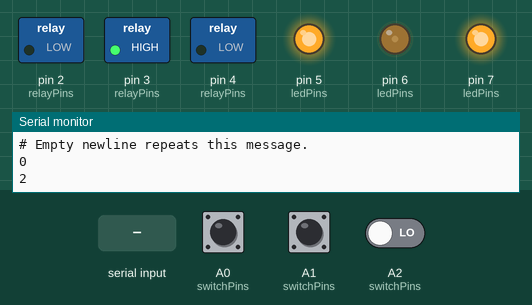
Recording of a sketch running on a simulated Arduino Uno, built with avr-gcc and run on an emulated ATmega328P. On the bench: switched loads named in the sketch (green lamp = pin HIGH), output pins drawn as LEDs (lit = HIGH), the last lines printed to the serial monitor. The test bench sets the inputs (shaded band); at power-on: A0 (switchPins) HIGH, A1 (switchPins) LOW, A2 (switchPins) LOW.

Above: at 1.4 s.
1.5 s: A0 (switchPins) pulled LOW for 0.15 s
At 1.7 s:
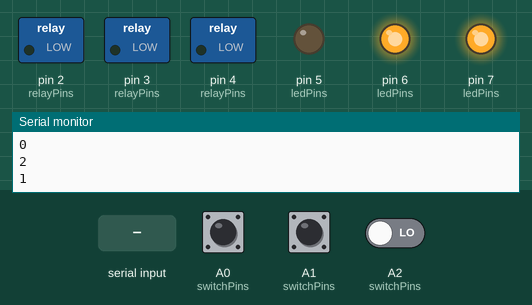
4.5 s: "90,45\n" received over Serial
At 5.1 s:
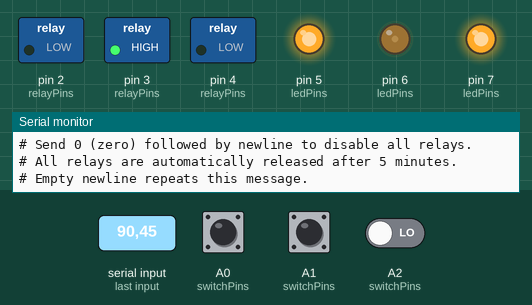
6.2 s: A1 (switchPins) pulled HIGH for 1 s
At 7.0 s:
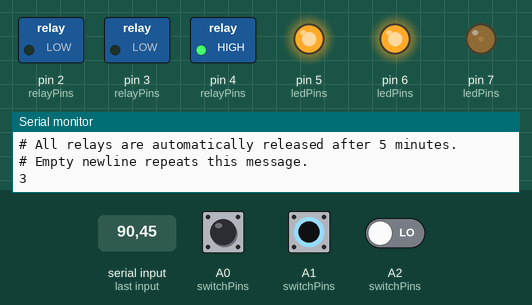
9.2 s: byte 13 ('\r') received over Serial
At 9.7 s:
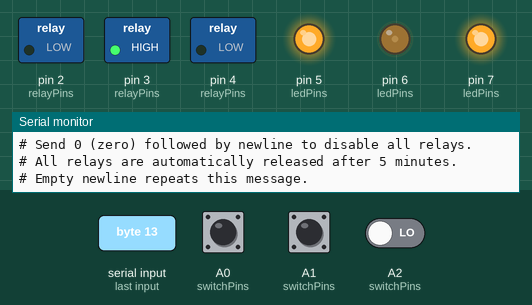
10.9 s: A1 (switchPins) pulled HIGH for 0.15 s
At 11.1 s:
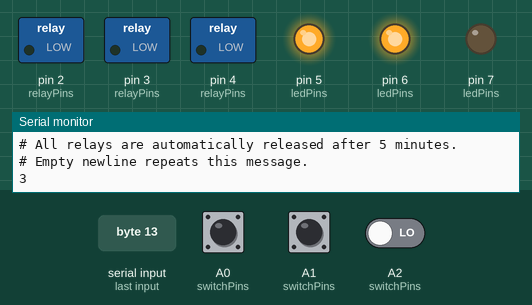
13.9 s: "0\n" received over Serial
At 14.05 s:
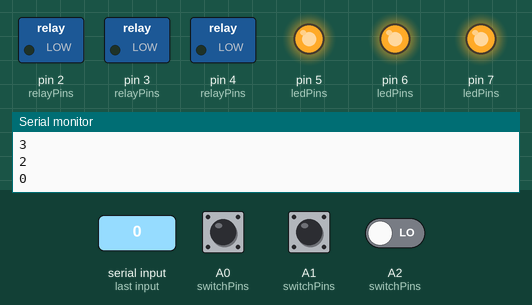
Timing chart, 0 to 16.9 s (numbered marks = the images above; inputs shaded):
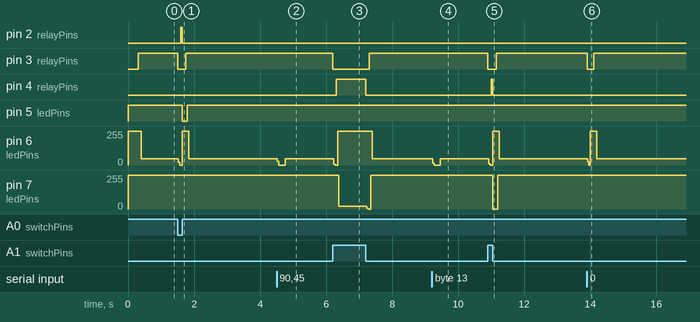

The sketch:

siedle-switch.ino
```cpp
/*
 * Controller of Seidle programmer
 */

// HIGH drives the relays, LOW releases them
#define RELAY1  2
#define RELAY2  3
#define RELAY3  4

// LOW turns on leds, HIGH turns them off
#define LED1    5
#define LED2    6
#define LED3    7

#define SWITCH1 A0
#define SWITCH2 A1
#define SWITCH3 A2

#define RELAY_TIMEOUT   (10*60*1000L)
#define RELAY_TIMEOUT_WARN1 (8*60*1000L)
#define RELAY_TIMEOUT_WARN2 (9*60*1000L)

String inputString = "";
bool commandRecieved = false;

unsigned long relayTimer;

int relayPins[3] = { RELAY1, RELAY2, RELAY3 };
int ledPins[3] = { LED1, LED2, LED3 };
int switchPins[3] = { SWITCH1, SWITCH2, SWITCH3 };
int activeRelay = 0;

void resetTimer ()
{
  relayTimer = millis();
}

void setRelay (int relay)
{
  relay &= 0x03;    // Ensure not out of bounds
  resetTimer();
  // Do nothing if expected relay is already active
  if (relay == activeRelay) {
    return;
  }

  // Release all relays
  for (int i=0 ; i < 3 ; i ++) {
    digitalWrite (relayPins[i], LOW);
  }
  delay(100); // Wait a short while to ensure the relay is released

  // Enable relay, if any selected
  if (relay > 0) {
    digitalWrite (relayPins[relay-1], HIGH);
    delay(50);  // Wait a short while to ensure the relay is active
  }

  activeRelay = relay;
  Serial.println (relay);
}

void setLed (int led, bool on)
{
  led &= 0x03;
  if (led > 0) {
    digitalWrite (ledPins[led-1], on ? LOW : HIGH);
  }
}

void setAllLedOff ()
{
  for (int led=1 ; led <= 3 ; led ++) {
    setLed (led, false);
  }
}

int getButton ()
{
  for (int i=0 ; i < 3 ; i ++) {
    int btn = digitalRead(switchPins[i]);
    if (btn == LOW)
      return i+1;
  }
  return 0;
}

void updateInterface ()
{
  if (activeRelay == 0)
    return;

  unsigned long timeLapsed = millis() - relayTimer;

  // Turn off led at timeout
  if (timeLapsed > RELAY_TIMEOUT) {
    setLed (activeRelay, false);
    setRelay (0);
    return;
  }

  // Fast blink close to timeout
  if (timeLapsed > RELAY_TIMEOUT_WARN2) {
    setLed (activeRelay, timeLapsed % 200 > 100);
    return;
  }

  // Slow blink before timeout
  if (timeLapsed > RELAY_TIMEOUT_WARN1) {
    setLed (activeRelay, timeLapsed % 1000 > 500);
    return;
  }
}

void invokeCommand (int relay)
{
  setRelay (relay);
  setAllLedOff();
  setLed (relay, true);
}

void sendInfo() {
  // TODO: Add more content here
  Serial.println ("# Siedle output switcher");
  Serial.println ("# Send relay ID followed by a newline to activate port");
  Serial.println ("# Relay ID is 1, 2 or 3. ");
  Serial.println ("# Send 0 (zero) followed by newline to disable all relays.");
  Serial.println ("# All relays are automatically released after 5 minutes.");
  Serial.println ("# Empty newline repeats this message.");
}

void setup() {
  // Set the relay driver pins to output and
  // ensure all drivers are disabled
  for (int i=0 ; i < 3 ; i ++) {
    pinMode (relayPins[i], OUTPUT);
    digitalWrite (relayPins[i], LOW); // Relays enables at HIGH

    pinMode (ledPins[i], OUTPUT);
    digitalWrite (ledPins[i], HIGH);  // Leds lit at LOW

    pinMode (switchPins[i], INPUT);   // Switches are pressed at LOW
  }

  inputString.reserve(80);

  Serial.begin(9600);
  while (!Serial) {
    // cycle leds here as boot
  }

  sendInfo();
  Serial.println ("0");
}

void serialEvent() {
  while (Serial.available()) {
    char inChar = (char)Serial.read();

    if (inChar == '\b') {   // Backspace. Remove last character
      int length = inputString.length();
      if (length > 0) {
        inputString.remove(length - 1);
      }
    }
    else if (inChar == '\r' || inChar == '\n') {
      commandRecieved = true;
    }
    else {
      inputString += inChar;
    }
  }
}

void loop() {
  updateInterface();
  int button = getButton();
  if (button > 0) {
    invokeCommand (button);
  }

  if (commandRecieved) {
    if (inputString.length() != 1) {
      sendInfo();
    }
    else {
      char ch = inputString[0];
      if (ch >= '0' && ch <= '3') {
        invokeCommand (ch - '0');
      }
    }
    inputString = "";
    commandRecieved = false;
  }
}
```

Measured:
- after the input at 1.5 s, pin 2 (relayPins): LOW → HIGH after 0.10 s, → LOW 0.05 s later; pin 3 (relayPins): HIGH → LOW at once, → HIGH 0.25 s later; pin 5 (ledPins): HIGH → LOW after 0.15 s, → HIGH 0.15 s later; pin 6 (ledPins): 47/255 → 0/255 at once, → 255/255 0.13 s later, → 47/255 0.19 s later
- after the input at 4.5 s, pin 6 (ledPins): 47/255 → 0/255 at once, → 47/255 0.24 s later
- after the input at 6.2 s, pin 3 (relayPins): HIGH → LOW at once, → HIGH 1.1 s later; pin 4 (relayPins): LOW → HIGH after 0.10 s, → LOW 0.90 s later; pin 6 (ledPins): 47/255 → 0/255 at once, → 255/255 0.11 s later, → 47/255 1.0 s later; pin 7 (ledPins): 255/255 → 21/255 after 0.19 s, → 0/255 0.84 s later, → 255/255 0.12 s later
- after the input at 9.2 s, pin 6 (ledPins): 47/255 → 0/255 at once, → 47/255 0.22 s later
- after the input at 10.9 s, pin 3 (relayPins): HIGH → LOW at once, → HIGH 0.25 s later; pin 4 (relayPins): LOW → HIGH after 0.10 s, → LOW 0.05 s later; pin 6 (ledPins): 47/255 → 0/255 at once, → 255/255 0.12 s later, → 47/255 0.19 s later; pin 7 (ledPins): 255/255 → 0/255 after 0.15 s, → 255/255 0.15 s later
- after the input at 13.9 s, pin 3 (relayPins): HIGH → LOW at once, → HIGH 0.20 s later; pin 6 (ledPins): 47/255 → 255/255 at once, → 47/255 0.27 s later
